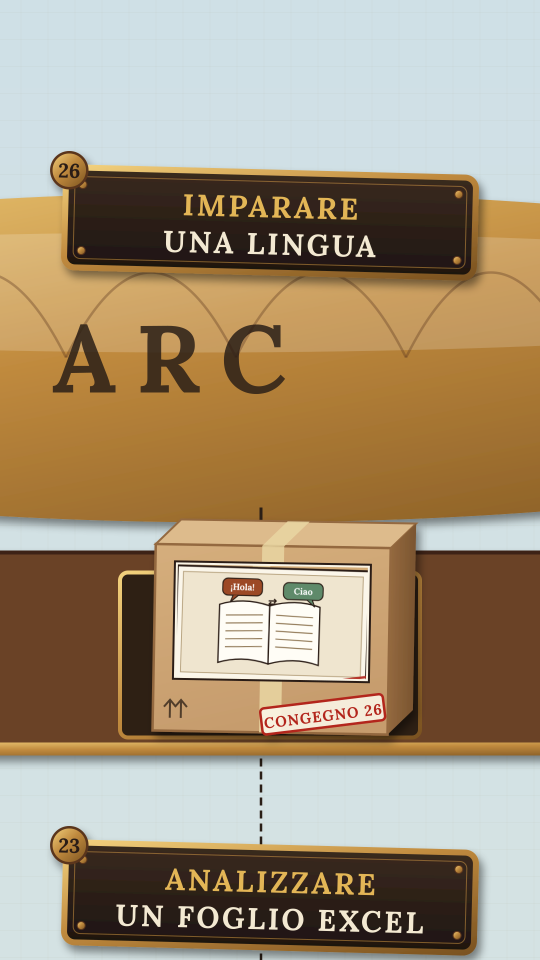
#> input picture media/riga9/carosello26_tiktok_copertina.png, 1080 x 1920 px (shown at 1/2 size)
$ python -i reel_s2.py   (imports and definitions only)
#> lines starting #> are read from the running program, lines starting #| are printed output that depends on the picture
### strumenti/stagione2/s2/temi.py
"""Stagione 2: argomenti e disegni dei congegni (SVG 500x500, centro 250,250)."""
DK = '#2A1E16'
O = f'stroke="{DK}" stroke-width="9" stroke-linejoin="round" stroke-linecap="round"'
O6 = f'stroke="{DK}" stroke-width="6" stroke-linejoin="round" stroke-linecap="round"'
CR, PA, BR, CU, MU, TE, RO, GO, BW = '#F7F0E0', '#FBF7EC', '#C08A3E', '#B45A30', '#DCA24A', '#2f8a83', '#B3261E', '#E3B657', '#5A341C'


def lines(x, y, w, n, gap=30, col='#8C7350', sw=8, var=(1, .8, .9, .6, .85)):
    return ''.join(f'<line x1="{x}" y1="{y + i * gap}" x2="{x + w * var[i % len(var)]:.0f}" y2="{y + i * gap}" stroke="{col}" stroke-width="{sw}" stroke-linecap="round"/>' for i in range(n))


def sheet(x, y, w, h, fill=PA):
    return f'<rect x="{x}" y="{y}" width="{w}" height="{h}" rx="10" fill="{fill}" {O}/>'


def check(x, y, s=1.0, col=TE):
    return f'<path d="M{x - 14 * s} {y} l{10 * s} {11 * s} l{20 * s} {-24 * s}" fill="none" stroke="{col}" stroke-width="{9 * s}" stroke-linecap="round" stroke-linejoin="round"/>'


DEV = {}
DEV[28] = (sheet(110, 70, 250, 330) + f'<rect x="110" y="70" width="250" height="56" rx="10" fill="{TE}" {O}/>' + lines(140, 170, 190, 6, 34)
           + f'<g transform="translate(345 330)"><circle r="92" fill="{MU}" {O}/>'
           + '<circle cx="-34" cy="0" r="17" fill="#fff" stroke="#2A1E16" stroke-width="6"/><circle cx="30" cy="-34" r="17" fill="#fff" stroke="#2A1E16" stroke-width="6"/><circle cx="30" cy="34" r="17" fill="#fff" stroke="#2A1E16" stroke-width="6"/>'
           + '<line x1="-18" y1="-8" x2="15" y2="-27" stroke="#2A1E16" stroke-width="7"/><line x1="-18" y1="8" x2="15" y2="27" stroke="#2A1E16" stroke-width="7"/></g>')
DEV[29] = (f'<line x1="250" y1="360" x2="160" y2="470" {O}/><line x1="250" y1="360" x2="340" y2="470" {O}/><line x1="250" y1="360" x2="250" y2="470" {O}/>'
           + f'<rect x="60" y="70" width="380" height="290" rx="12" fill="{PA}" {O}/><rect x="60" y="70" width="380" height="54" rx="12" fill="{CU}" {O}/>'
           + f'<rect x="110" y="250" width="50" height="70" fill="{TE}" {O6}/><rect x="185" y="200" width="50" height="120" fill="{MU}" {O6}/><rect x="260" y="160" width="50" height="160" fill="{RO}" {O6}/>'
           + f'<path d="M350 300 q30 -60 60 -120" fill="none" stroke="{TE}" stroke-width="10" stroke-linecap="round"/><path d="M392 170 l22 4 l-6 22" fill="none" stroke="{TE}" stroke-width="10" stroke-linecap="round" stroke-linejoin="round"/>'
           + f'<circle cx="250" cy="52" r="20" fill="{BR}" {O6}/>')
DEV[30] = (sheet(70, 70, 360, 360) + ''.join(f'<line x1="70" y1="{y}" x2="430" y2="{y}" stroke="#C8B89A" stroke-width="5"/>' for y in (140, 210, 280, 350))
           + ''.join(f'<line x1="{x}" y1="70" x2="{x}" y2="430" stroke="#C8B89A" stroke-width="5"/>' for x in (190, 310))
           + f'<rect x="70" y="70" width="360" height="70" rx="10" fill="{TE}" {O}/>'
           + f'<rect x="310" y="350" width="120" height="80" fill="{GO}" {O}/>'
           + '<text x="370" y="403" font-family="Liberation Mono" font-weight="700" font-size="34" text-anchor="middle" fill="#2A1E16">=Σ</text>'
           + ''.join(f'<text x="{x}" y="{y}" font-family="Liberation Mono" font-weight="700" font-size="28" text-anchor="end" fill="#5A341C">{t}</text>' for x, y, t in ((410, 190, '120'), (410, 260, '85'), (410, 330, '40')))
           + f'<g transform="translate(360 120) rotate(30)"><rect x="-14" y="-90" width="28" height="140" fill="{MU}" {O6}/><path d="M-14 50 L0 82 L14 50 Z" fill="{CR}" {O6}/></g>')
DEV[31] = (f'<rect x="70" y="90" width="360" height="340" rx="16" fill="{PA}" {O}/><rect x="70" y="90" width="360" height="80" rx="16" fill="{RO}" {O}/>'
           + ''.join(f'<rect x="{x}" y="60" width="20" height="60" rx="10" fill="{BR}" {O6}/>' for x in (140, 240, 340))
           + ''.join(f'<rect x="{100 + c * 62}" y="{195 + r * 58}" width="48" height="44" rx="6" fill="{f}" stroke="#2A1E16" stroke-width="4"/>'
                     for r in range(4) for c in range(5) for f in [[CR, CR, MU, CR, CR, TE, CR, CR, CR, CU, CR, CR, MU, CR, CR, CR, CR, CR, TE, CR][r * 5 + c]]))
DEV[32] = (f'<g transform="translate(250 270)"><path d="M-150 -150 l-40 -40 M150 -150 l40 -40" {O} fill="none"/>'
           + f'<circle cx="-110" cy="-140" r="52" fill="{GO}" {O}/><circle cx="110" cy="-140" r="52" fill="{GO}" {O}/>'
           + f'<circle r="170" fill="{BR}" {O}/><circle r="136" fill="{PA}" {O6}/>'
           + ''.join(f'<line x1="0" y1="-118" x2="0" y2="-100" stroke="#2A1E16" stroke-width="8" transform="rotate({a})"/>' for a in range(0, 360, 30))
           + f'<line x1="0" y1="0" x2="0" y2="-88" stroke="#2A1E16" stroke-width="12" stroke-linecap="round"/><line x1="0" y1="0" x2="62" y2="24" stroke="{RO}" stroke-width="10" stroke-linecap="round"/><circle r="14" fill="{DK}"/>'
           + f'<path d="M-120 150 l-30 50 M120 150 l30 50" {O} fill="none"/></g>')
DEV[33] = (f'<rect x="90" y="80" width="320" height="380" rx="16" fill="{CU}" {O}/><rect x="120" y="120" width="260" height="310" fill="{PA}" {O6}/>'
           + f'<rect x="180" y="58" width="140" height="50" rx="14" fill="{BR}" {O}/>'
           + ''.join(f'<rect x="145" y="{y}" width="40" height="40" rx="6" fill="#fff" stroke="#2A1E16" stroke-width="6"/><line x1="205" y1="{y + 20}" x2="{w}" y2="{y + 20}" stroke="#8C7350" stroke-width="8" stroke-linecap="round"/>' for y, w in ((150, 350), (220, 330), (290, 345), (360, 320)))
           + check(165, 172) + check(165, 242) + check(165, 312)
           + f'<line x1="410" y1="60" x2="410" y2="200" {O}/><path d="M410 64 l64 22 l-64 22 Z" fill="{RO}" {O6}/>')
DEV[34] = (''.join(f'<rect x="{x}" y="{y}" width="{w}" height="46" rx="6" fill="{c}" {O}/>' for x, y, w, c in ((70, 380, 300, TE), (90, 334, 270, CU), (60, 288, 290, MU), (100, 242, 250, RO)))
           + f'<g transform="translate(320 170)"><circle r="110" fill="#E8F6F4" fill-opacity="0.85" stroke="{BR}" stroke-width="26"/><circle r="110" fill="none" {O}/>'
           + f'<path d="M-50 -40 a70 70 0 0 1 60 -30" stroke="#fff" stroke-width="12" fill="none" stroke-linecap="round"/>'
           + f'<line x1="78" y1="78" x2="150" y2="150" stroke="{BW}" stroke-width="36" stroke-linecap="round"/></g>')
DEV[35] = (sheet(90, 50, 300, 400) + f'<text x="240" y="110" font-family="Lora" font-weight="700" font-size="34" text-anchor="middle" fill="{DK}">CONTRATTO</text>'
           + lines(125, 160, 230, 7, 34)
           + f'<rect x="120" y="248" width="215" height="26" fill="{GO}" opacity="0.75"/>'
           + f'<g transform="translate(330 380)"><circle r="62" fill="{RO}" {O6}/><circle r="44" fill="none" stroke="#fff" stroke-width="5" stroke-dasharray="8 6"/><path d="M-30 50 l-20 60 l28 -14 l14 26 l14 -60" fill="{RO}" {O6}/></g>'
           + f'<g transform="translate(400 170) rotate(35)"><rect x="-22" y="-120" width="44" height="170" rx="8" fill="{GO}" {O}/><rect x="-22" y="50" width="44" height="40" fill="{DK}"/><path d="M-22 90 L-10 120 L10 120 L22 90 Z" fill="#F4D35E" {O6}/></g>')
DEV[36] = (f'<rect x="50" y="170" width="300" height="200" rx="18" fill="{BR}" {O}/>'
           + ''.join(f'<g transform="translate({x} 250)"><circle r="56" fill="{DK}"/><circle r="40" fill="{CU}"/><circle r="12" fill="{CR}"/>'
                     + ''.join(f'<circle cx="{24 * __import__("math").cos(a * 2.094):.1f}" cy="{24 * __import__("math").sin(a * 2.094):.1f}" r="7" fill="{DK}"/>' for a in range(3)) + '</g>' for x in (130, 270))
           + f'<rect x="90" y="320" width="220" height="30" rx="6" fill="{DK}"/>'
           + f'<path d="M350 230 L400 230 L400 120 L460 120" fill="none" stroke="{DK}" stroke-width="8" stroke-dasharray="14 10"/>'
           + sheet(330, 40, 140, 170) + lines(350, 80, 100, 4, 30, sw=7))
DEV[37] = (f'<rect x="70" y="200" width="360" height="230" rx="14" fill="{CU}" {O}/>'
           + ''.join(f'<rect x="{x}" y="{y}" width="200" height="140" rx="8" fill="{c}" {O6} transform="rotate({r} {x + 100} {y + 140})"/>' for x, y, c, r in ((110, 110, CR, -8), (150, 90, PA, 2), (190, 100, '#FFF6DA', 9)))
           + lines(220, 140, 130, 3, 28, sw=7)
           + f'<rect x="200" y="290" width="100" height="40" rx="10" fill="{BR}" {O6}/>'
           + f'<circle cx="250" cy="250" r="10" fill="{DK}"/>')
DEV[38] = (f'<rect x="90" y="60" width="300" height="390" rx="14" fill="{TE}" {O}/><rect x="120" y="60" width="270" height="390" rx="10" fill="{PA}" {O}/>'
           + ''.join(f'<circle cx="160" cy="{y}" r="22" fill="{MU}" {O6}/><text x="160" y="{y + 10}" font-family="Lora" font-weight="700" font-size="28" text-anchor="middle" fill="{DK}">{i + 1}</text><line x1="200" y1="{y}" x2="350" y2="{y}" stroke="#8C7350" stroke-width="8" stroke-linecap="round"/>' for i, y in enumerate((140, 230, 320)))
           + f'<g transform="translate(380 400)"><circle r="70" fill="{BR}" {O}/>'
           + ''.join(f'<rect x="-14" y="-92" width="28" height="30" fill="{BR}" {O6} transform="rotate({a})"/>' for a in range(0, 360, 45))
           + f'<circle r="70" fill="{BR}"/><circle r="26" fill="{CR}" {O6}/></g>')
DEV[39] = (sheet(70, 90, 340, 320) + lines(105, 150, 270, 4, 36)
           + f'<path d="M110 330 c30 -50 50 30 80 -10 s40 -40 60 10 s30 20 60 -20" fill="none" stroke="{TE}" stroke-width="9" stroke-linecap="round"/>'
           + f'<g transform="translate(360 250) rotate(40)"><rect x="-26" y="-190" width="52" height="170" rx="20" fill="{DK}"/><rect x="-26" y="-60" width="52" height="24" fill="{GO}"/>'
           + f'<path d="M-26 -20 L-26 30 L0 90 L26 30 L26 -20 Z" fill="{GO}" {O6}/><line x1="0" y1="20" x2="0" y2="80" stroke="{DK}" stroke-width="5"/></g>')
DEV[40] = (f'<path d="M110 260 a80 80 0 0 1 60 -120 a100 100 0 0 1 180 20 a70 70 0 0 1 40 100 Z" fill="#E8F6F4" {O}/>'
           + f'<rect x="150" y="190" width="90" height="64" rx="6" fill="{MU}" {O6}/><rect x="260" y="200" width="90" height="54" rx="6" fill="{CU}" {O6}/>'
           + f'<path d="M250 260 L250 340 Q250 380 210 380 L120 380" fill="none" stroke="{CU}" stroke-width="18" stroke-linecap="round"/>'
           + f'<rect x="60" y="350" width="70" height="60" rx="10" fill="{BR}" {O}/><line x1="40" y1="366" x2="60" y2="366" {O}/><line x1="40" y1="394" x2="60" y2="394" {O}/>')
DEV[41] = (f'<rect x="60" y="230" width="380" height="210" rx="16" fill="{BW}" {O}/>'
           + ''.join(f'<path d="M{x} {y} l0 -170 l60 0 l14 -20 l70 0 l0 190 Z" fill="{c}" {O6}/><rect x="{x + 20}" y="{y - 120}" width="90" height="34" rx="4" fill="{CR}" stroke="#2A1E16" stroke-width="4"/>' for x, y, c in ((90, 330, TE), (200, 320, MU), (310, 330, CU)))
           + f'<rect x="60" y="300" width="380" height="140" rx="16" fill="{BW}" {O}/><rect x="200" y="340" width="100" height="30" rx="10" fill="{BR}" {O6}/>')
DEV[42] = (f'<rect x="40" y="70" width="420" height="340" rx="16" fill="{PA}" {O}/><rect x="40" y="70" width="420" height="56" rx="16" fill="{DK}"/>'
           + ''.join(f'<circle cx="{x}" cy="98" r="10" fill="{c}"/>' for x, c in ((74, RO), (104, MU), (134, TE)))
           + ''.join(f'<rect x="80" y="{y}" width="{w}" height="46" rx="8" fill="#fff" stroke="#2A1E16" stroke-width="6"/>' for y, w in ((160, 340), (230, 340), (300, 200)))
           + lines(96, 183, 160, 2, 70, col='#5A341C', sw=8)
           + f'<rect x="300" y="300" width="120" height="46" rx="10" fill="{TE}" {O6}/>'
           + f'<path d="M370 340 l0 90 l24 -22 l18 40 l18 -8 l-18 -40 l32 -2 Z" fill="#fff" {O6}/>')
DEV[43] = (f'<rect x="80" y="40" width="340" height="430" rx="14" fill="{PA}" {O}/><rect x="80" y="40" width="340" height="70" rx="14" fill="{MU}" {O}/>'
           + f'<g transform="translate(180 200)"><circle r="62" fill="{TE}" {O6}/><path d="M0 0 L0 -62 A62 62 0 0 1 59 19 Z" fill="{CU}" {O6}/><path d="M0 0 L59 19 A62 62 0 0 1 -20 59 Z" fill="{GO}" {O6}/></g>'
           + ''.join(f'<rect x="{x}" y="{390 - h}" width="34" height="{h}" fill="{c}" {O6}/>' for x, h, c in ((280, 60, TE), (325, 110, CU), (370, 160, RO)))
           + f'<path d="M120 430 L180 380 L240 410 L300 340" fill="none" stroke="{TE}" stroke-width="9" stroke-linecap="round" stroke-linejoin="round"/>'
           + ''.join(f'<circle cx="{x}" cy="{y}" r="11" fill="{CU}" {O6}/>' for x, y in ((120, 430), (180, 380), (240, 410), (300, 340))))
DEV[44] = (f'<rect x="70" y="200" width="360" height="240" rx="12" fill="{CU}" {O}/>'
           + f'<rect x="110" y="70" width="280" height="260" rx="10" fill="{PA}" {O}/>'
           + f'<text x="250" y="160" font-family="Lora" font-weight="700" font-size="44" text-anchor="middle" fill="{RO}">FESTA</text>' + lines(150, 210, 200, 3, 34)
           + f'<path d="M70 200 L250 330 L430 200" fill="{CU}" {O}/><path d="M70 440 L210 330 M430 440 L290 330" {O} fill="none"/>'
           + f'<g transform="translate(250 330)"><path d="M0 0 l-50 -30 l0 60 Z M0 0 l50 -30 l0 60 Z" fill="{GO}" {O6}/><circle r="16" fill="{RO}" {O6}/></g>')
DEV[45] = (f'<rect x="40" y="70" width="420" height="360" rx="16" fill="{PA}" {O}/><rect x="40" y="70" width="420" height="56" rx="16" fill="{TE}" {O}/>'
           + ''.join(f'<circle cx="{x}" cy="98" r="10" fill="#fff"/>' for x in (74, 104, 134))
           + f'<rect x="70" y="150" width="360" height="150" fill="#BFDCDD" {O6}/><path d="M70 300 L170 200 L230 250 L300 180 L430 300 Z" fill="{TE}" {O6}/><circle cx="380" cy="190" r="22" fill="{GO}"/>'
           + lines(80, 330, 200, 2, 30) + f'<rect x="300" y="350" width="130" height="50" rx="25" fill="{RO}" {O6}/>')
DEV[46] = (''.join(f'<rect x="{x}" y="{y}" width="260" height="180" rx="16" fill="{c}" {O} transform="rotate({r} {x + 130} {y + 90})"/>' for x, y, c, r in ((80, 260, TE, -10), (120, 200, MU, 6), (150, 120, PA, -4)))
           + f'<text x="280" y="250" font-family="Lora" font-weight="700" font-size="110" text-anchor="middle" fill="{CU}" transform="rotate(-4 280 210)">?</text>')
DEV[47] = (f'<rect x="80" y="70" width="320" height="380" rx="12" fill="{PA}" {O}/>' + ''.join(f'<line x1="80" y1="{y}" x2="400" y2="{y}" stroke="#BFDCDD" stroke-width="4"/>' for y in range(130, 450, 40))
           + f'<line x1="130" y1="70" x2="130" y2="450" stroke="{RO}" stroke-width="4"/>'
           + f'<text x="148" y="200" font-family="Liberation Mono" font-weight="700" font-size="44" fill="{DK}">3 + ? = 7</text>'
           + f'<circle cx="250" cy="330" r="46" fill="#FFF6C8" {O6}/><path d="M238 336 l8 -18 l8 18 l8 -18" fill="none" stroke="{CU}" stroke-width="5"/><rect x="232" y="372" width="36" height="22" fill="#8C7350" {O6}/>'
           + f'<g transform="translate(400 380) rotate(30)"><rect x="-18" y="-140" width="36" height="200" fill="{MU}" {O6}/><path d="M-18 60 L0 100 L18 60 Z" fill="{CR}" {O6}/><rect x="-18" y="-140" width="36" height="30" fill="{CU}" {O6}/></g>')
DEV[48] = (f'<rect x="40" y="60" width="420" height="380" rx="14" fill="#EFE3C8" {O}/>'
           + f'<path d="M90 400 C190 400 120 280 230 280 S330 160 410 120" fill="none" stroke="{CU}" stroke-width="12" stroke-dasharray="20 14" stroke-linecap="round"/>'
           + ''.join(f'<g transform="translate({x} {y})"><line x1="0" y1="0" x2="0" y2="-70" {O}/><path d="M0 -70 l50 16 l-50 16 Z" fill="{c}" {O6}/><circle r="16" fill="{BR}" {O6}/>'
                     f'<text x="0" y="40" font-family="Lora" font-weight="700" font-size="34" text-anchor="middle" fill="{DK}">{t}</text></g>' for x, y, c, t in ((100, 380, TE, '1'), (240, 270, MU, '2'), (400, 130, RO, '3'))))
DEV[49] = (''.join(f'<g transform="translate({x} {y})"><rect width="{w}" height="{h}" fill="#CFA36B" {O}/><rect x="{w / 2 - 16}" width="32" height="{h}" fill="#E3C79A"/><rect width="{w}" height="{h}" fill="none" {O}/></g>' for x, y, w, h in ((60, 280, 220, 170), (240, 300, 200, 150), (130, 120, 220, 160)))
           + f'<rect x="150" y="190" width="120" height="44" fill="{PA}" {O6}/><text x="210" y="222" font-family="Liberation Mono" font-weight="700" font-size="26" text-anchor="middle" fill="{DK}">CUCINA</text>'
           + f'<path d="M300 380 l40 0 m-16 -16 l16 16 l-16 16" fill="none" stroke="{RO}" stroke-width="8" stroke-linecap="round" stroke-linejoin="round"/>')
DEV[50] = (f'<path d="M250 200 Q160 160 60 190 L60 440 Q160 410 250 450 Z" fill="{PA}" {O}/><path d="M250 200 Q340 160 440 190 L440 440 Q340 410 250 450 Z" fill="{PA}" {O}/>'
           + lines(90, 240, 120, 5, 34) + lines(280, 240, 120, 5, 34)
           + f'<path d="M330 60 a70 70 0 1 0 60 110 a56 56 0 1 1 -60 -110 Z" fill="{GO}" {O6}/>'
           + ''.join(f'<path d="M{x} {y} l8 18 l20 2 l-15 13 l5 20 l-18 -11 l-18 11 l5 -20 l-15 -13 l20 -2 Z" fill="{MU}" {O6}/>' for x, y in ((150, 70), (220, 120))))
DEV[51] = (f'<g transform="rotate(-14 180 260)"><path d="M130 90 L230 90 L215 230 Q180 270 145 230 Z" fill="#FFF3C4" {O}/><path d="M138 160 L222 160 L215 230 Q180 270 145 230 Z" fill="{GO}"/><path d="M130 90 L230 90 L215 230 Q180 270 145 230 Z" fill="none" {O}/><line x1="180" y1="262" x2="180" y2="380" {O}/><line x1="130" y1="390" x2="230" y2="390" {O}/></g>'
           + f'<g transform="rotate(14 320 260)"><path d="M270 90 L370 90 L355 230 Q320 270 285 230 Z" fill="#FFF3C4" {O}/><path d="M278 160 L362 160 L355 230 Q320 270 285 230 Z" fill="{GO}"/><path d="M270 90 L370 90 L355 230 Q320 270 285 230 Z" fill="none" {O}/><line x1="320" y1="262" x2="320" y2="380" {O}/><line x1="270" y1="390" x2="370" y2="390" {O}/></g>'
           + ''.join(f'<line x1="{x1}" y1="{y1}" x2="{x2}" y2="{y2}" stroke="{MU}" stroke-width="8" stroke-linecap="round"/>' for x1, y1, x2, y2 in ((250, 40, 250, 10), (205, 50, 190, 25), (295, 50, 310, 25))))
DEV[52] = (sheet(70, 60, 320, 390) + lines(105, 120, 250, 8, 36)
           + f'<ellipse cx="230" cy="228" rx="110" ry="32" fill="none" stroke="{RO}" stroke-width="8"/>'
           + f'<g transform="translate(360 350)"><path d="M0 -100 L90 -70 L80 20 Q60 80 0 110 Q-60 80 -80 20 L-90 -70 Z" fill="{TE}" {O}/>{check(0, 10, 2.6, "#fff")}</g>')
DEV[53] = (f'<rect x="50" y="160" width="400" height="290" rx="14" fill="{PA}" {O}/>'
           + ''.join(f'<rect x="{80 + i * 56}" y="{190 + (i % 2) * 0}" width="50" height="50" fill="{[TE, MU, CU, RO, GO, TE][i]}" stroke="#2A1E16" stroke-width="5"/>' for i in range(6))
           + ''.join(f'<rect x="{80 + 5 * 56}" y="{246 + i * 56}" width="50" height="50" fill="{[CU, GO, TE][i]}" stroke="#2A1E16" stroke-width="5"/>' for i in range(3))
           + f'<g transform="translate(150 340) rotate(-12)"><rect x="-60" y="-60" width="120" height="120" rx="20" fill="#fff" {O}/>'
           + ''.join(f'<circle cx="{x}" cy="{y}" r="12" fill="{DK}"/>' for x, y in ((-30, -30), (0, 0), (30, 30))) + '</g>'
           + f'<g transform="translate(330 120)"><circle cy="-50" r="30" fill="{RO}" {O6}/><path d="M-36 40 Q-30 -20 0 -24 Q30 -20 36 40 Z" fill="{RO}" {O6}/></g>')
DEV[54] = (f'<rect x="60" y="210" width="380" height="230" rx="16" fill="{RO}" {O}/><path d="M170 210 L170 150 Q170 120 200 120 L300 120 Q330 120 330 150 L330 210" fill="none" {O}/>'
           + f'<rect x="60" y="270" width="380" height="30" fill="{DK}"/><rect x="220" y="260" width="60" height="50" rx="8" fill="{BR}" {O6}/>'
           + f'<g transform="translate(120 180) rotate(-30)"><rect x="-12" y="-110" width="24" height="120" fill="#9AA4AA" {O6}/><path d="M-30 -130 a30 30 0 1 0 60 0 l-14 0 l0 22 l-32 0 l0 -22 Z" fill="#9AA4AA" {O6}/></g>'
           + f'<g transform="translate(380 160)"><circle r="56" fill="{BR}" {O}/>'
           + ''.join(f'<rect x="-11" y="-74" width="22" height="24" fill="{BR}" {O6} transform="rotate({a})"/>' for a in range(0, 360, 45)) + f'<circle r="56" fill="{BR}"/><circle r="20" fill="{CR}" {O6}/></g>')

TEMI = {
    28: ('Un documento', 'da condividere'), 29: ('Una presentazione', 'in 5 minuti'), 30: ('Un foglio', 'che fa i conti'),
    31: ("L'agenda", 'della settimana'), 32: ('I promemoria', 'automatici'), 33: ('Un progetto', 'in tanti passi'),
    34: ('La ricerca', 'approfondita'), 35: ('Leggere', 'un contratto'), 36: ('Dalla riunione', 'al verbale'),
    37: ('La memoria', 'di Claude'), 38: ('Le skill', 'su misura'), 39: ('Scrivere', 'come te'),
    40: ('I tuoi file', 'collegati'), 41: ('Riordinare', 'le cartelle'), 42: ('Compilare', 'un modulo online'),
    43: ("Un'infografica", 'in un attimo'), 44: ('Un invito', 'per la festa'), 45: ('Un sito', 'per un evento'),
    46: ('Studiare', 'con le flashcard'), 47: ('Il tutor', 'dei compiti'), 48: ('Un corso', 'su misura'),
    49: ('Il trasloco', 'organizzato'), 50: ('Una favola', 'della buonanotte'), 51: ('Un discorso', 'da ricordare'),
    52: ('Fatti', 'controllare'), 53: ('Un gioco', 'per la famiglia'), 54: ('Il tuo primo', 'progetto'),
}

### strumenti/stagione2/reel_s2.py
"""Reel della stagione 2 (stile collage "taccuino dell'inventore").

Ogni Reel si apre sulla sua copertina e la scena è la stessa casella senza adesivi: il cartellino del titolo resta in alto,
Edwin è un adesivo animato (bocca, occhi, braccia, posa che cambia), il congegno sta sul taccuino in basso,
i pannelli entrano come adesivi che si attaccano. Tipi di pannello in più rispetto a reel2: 'chat' (fumetti in ordine).
Opzioni di scena: posa, x (Edwin si sposta), zoom (primo piano), scossa (Edwin sbaglia), pop (un congegno che salta fuori).

Uso: python3 reel_s2.py storie_s2/s28.py uscita_dir
"""
import sys, os, math, subprocess, importlib.util, hashlib
import numpy as np
from PIL import Image, ImageDraw, ImageFilter
HERE = os.path.dirname(os.path.abspath(__file__))
sys.path.insert(0, HERE); sys.path.insert(0, os.path.join(HERE, 's2'))
import reel2 as R2
from reel_maker import (W, H, FPS, SR, font, wrap, hexc, F_LORA, F_INTER, F_INTER_SB, F_MONO_B, CREAM, subtitle, scene_audio, wav_write,
                        sfx_whoosh, sfx_tick, sfx_clank)
from edwin_svg import head_svg, body_svg, render, CYAN, BRASS, COPPER, DARK, GOLD
import griglia as G

# [1 line not run here, left out]
S2 = os.path.join(HERE, 'out_s2')
DESK = 1490                 # bordo alto del taccuino su cui poggia Edwin
PX0, PY0 = 80, 332          # pannelli
SUBST = (('quattromilaottantotto', '4.088'), ('quattromilacinquecento', '4.500'), ('uèb', 'web'), ('fàil', 'file'), ('ciàt', 'chat'), ('autòmi', 'automi'), ('Èduin', 'Edwin'))


# ------------------------------------------------------------------ elementi fissi
# [34 lines left out: functions background, notebook, badge_dark, not called in this run]


def outline(img, border=14):
    """Bordo crema dell'adesivo calcolato al volo (per Edwin che si muove)."""
    a = img.split()[3]
    pad = border + 4
    big = Image.new('L', (img.width + 2 * pad, img.height + 2 * pad), 0); big.paste(a, (pad, pad))
    grown = big.filter(ImageFilter.GaussianBlur(border * 0.55)).point(lambda v: 255 if v > 18 else 0)
    out = Image.new('RGBA', big.size, (0, 0, 0, 0))
    sh = Image.new('RGBA', big.size, (42, 30, 22, 0)); sh.putalpha(grown.point(lambda v: int(v * 0.35)))
    out.alpha_composite(sh.filter(ImageFilter.GaussianBlur(10)), (0, 0))
    edge = Image.new('RGBA', big.size, hexc('#F7F0E0')); edge.putalpha(grown)
    out.alpha_composite(edge, (-6, -10))
    out.alpha_composite(img, (pad - 6, pad - 10))
    return out, pad


# ------------------------------------------------------------------ pannello "chat"
# [35 lines left out: function chat_panel, not called in this run]


def chat_settle(msgs):
    return 0.35 + len(msgs) * 1.1 + 0.2


# [259 lines left out: functions make_panel, settle, is_static, build, not called in this run]


# [2 lines not run here, left out]

>>> import cv2
>>> picture = cv2.imread('../../media/riga9/carosello26_tiktok_copertina.png', cv2.IMREAD_GRAYSCALE)
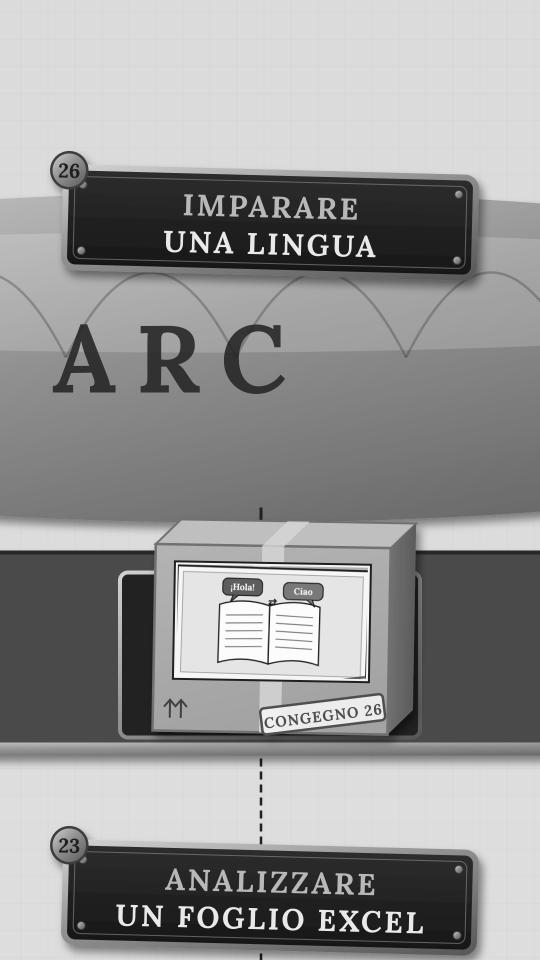
#> picture: shape (1920, 1080) (shown at 1/2 size); min 19, max 255, mean 147.2
>>> result = outline(picture)
#> (the run stopped early here; a loop or call above may not have finished)
